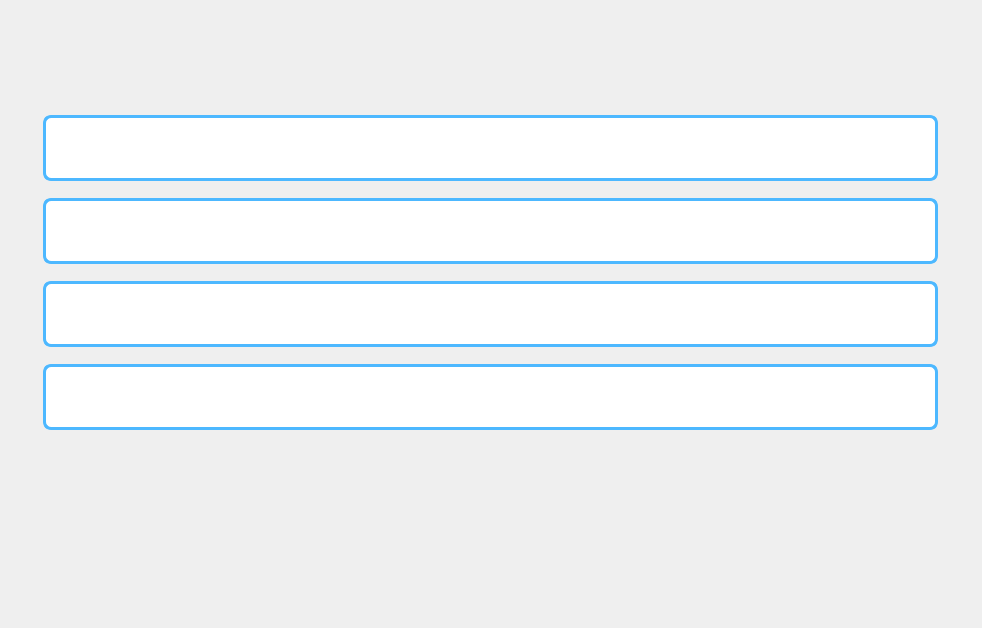
<?xml version="1.0" encoding="UTF-8"?>
<ui version="4.0">
 <class>StationAddWindow</class>
 <widget class="QWidget" name="StationAddWindow">
  <property name="geometry">
   <rect>
    <x>0</x>
    <y>0</y>
    <width>982</width>
    <height>628</height>
   </rect>
  </property>
  <property name="windowTitle">
   <string>Form</string>
  </property>
  <widget class="QLabel" name="label">
   <property name="geometry">
    <rect>
     <x>0</x>
     <y>0</y>
     <width>982</width>
     <height>628</height>
    </rect>
   </property>
   <property name="text">
    <string/>
   </property>
   <property name="pixmap">
    <pixmap resource="resources.qrc">:/addWindow.png</pixmap>
   </property>
  </widget>
  <widget class="QLineEdit" name="lineEdit_2">
   <property name="geometry">
    <rect>
     <x>43</x>
     <y>198</y>
     <width>895</width>
     <height>66</height>
    </rect>
   </property>
   <property name="styleSheet">
    <string notr="true">QLineEdit {
    border: 3px solid #4DB8FF;
    border-radius: 8px;
    gridline-color: #6D55FF;
    background-color: white;	
}

QHeaderView::section {
    background-color: #6D55FF;
    color: white;
    font-family: Karla;
    font-size: 14pt;
}
QHeaderView::section:horizontal {
    border: none; /* убираем горизонтальные линии разделителя */
}

QHeaderView::section:vertical {
    border: none; /* убираем вертикальные линии разделителя */
}

</string>
   </property>
  </widget>
  <widget class="QPushButton" name="pushButton_9">
   <property name="geometry">
    <rect>
     <x>371</x>
     <y>476</y>
     <width>240</width>
     <height>82</height>
    </rect>
   </property>
   <property name="styleSheet">
    <string notr="true">border-radius: 20px; </string>
   </property>
   <property name="text">
    <string/>
   </property>
   <property name="icon">
    <iconset resource="resources.qrc">
     <normaloff>:/appendAdminButton.png</normaloff>:/appendAdminButton.png</iconset>
   </property>
   <property name="iconSize">
    <size>
     <width>240</width>
     <height>82</height>
    </size>
   </property>
  </widget>
  <widget class="QLineEdit" name="lineEdit_3">
   <property name="geometry">
    <rect>
     <x>43</x>
     <y>281</y>
     <width>895</width>
     <height>66</height>
    </rect>
   </property>
   <property name="styleSheet">
    <string notr="true">QLineEdit {
    border: 3px solid #4DB8FF;
    border-radius: 8px;
    gridline-color: #6D55FF;
    background-color: white;	
}

QHeaderView::section {
    background-color: #6D55FF;
    color: white;
    font-family: Karla;
    font-size: 14pt;
}
QHeaderView::section:horizontal {
    border: none; /* убираем горизонтальные линии разделителя */
}

QHeaderView::section:vertical {
    border: none; /* убираем вертикальные линии разделителя */
}

</string>
   </property>
  </widget>
  <widget class="QPushButton" name="pushButton_2">
   <property name="geometry">
    <rect>
     <x>958</x>
     <y>14</y>
     <width>17</width>
     <height>17</height>
    </rect>
   </property>
   <property name="styleSheet">
    <string notr="true">border-radius: 20px; </string>
   </property>
   <property name="text">
    <string/>
   </property>
   <property name="icon">
    <iconset resource="resources.qrc">
     <normaloff>:/closeIcon.png</normaloff>:/closeIcon.png</iconset>
   </property>
   <property name="iconSize">
    <size>
     <width>17</width>
     <height>17</height>
    </size>
   </property>
  </widget>
  <widget class="QPushButton" name="pushButton_3">
   <property name="geometry">
    <rect>
     <x>934</x>
     <y>14</y>
     <width>17</width>
     <height>17</height>
    </rect>
   </property>
   <property name="styleSheet">
    <string notr="true">border-radius: 20px; </string>
   </property>
   <property name="text">
    <string/>
   </property>
   <property name="icon">
    <iconset resource="resources.qrc">
     <normaloff>:/swapIcon.png</normaloff>:/swapIcon.png</iconset>
   </property>
   <property name="iconSize">
    <size>
     <width>17</width>
     <height>17</height>
    </size>
   </property>
  </widget>
  <widget class="QLineEdit" name="lineEdit">
   <property name="geometry">
    <rect>
     <x>43</x>
     <y>115</y>
     <width>895</width>
     <height>66</height>
    </rect>
   </property>
   <property name="styleSheet">
    <string notr="true">QLineEdit {
    border: 3px solid #4DB8FF;
    border-radius: 8px;
    gridline-color: #6D55FF;
    background-color: white;	
}

QHeaderView::section {
    background-color: #6D55FF;
    color: white;
    font-family: Karla;
    font-size: 14pt;
}
QHeaderView::section:horizontal {
    border: none; /* убираем горизонтальные линии разделителя */
}

QHeaderView::section:vertical {
    border: none; /* убираем вертикальные линии разделителя */
}

</string>
   </property>
  </widget>
  <widget class="QLineEdit" name="lineEdit_4">
   <property name="geometry">
    <rect>
     <x>43</x>
     <y>364</y>
     <width>895</width>
     <height>66</height>
    </rect>
   </property>
   <property name="styleSheet">
    <string notr="true">QLineEdit {
    border: 3px solid #4DB8FF;
    border-radius: 8px;
    gridline-color: #6D55FF;
    background-color: white;	
}

QHeaderView::section {
    background-color: #6D55FF;
    color: white;
    font-family: Karla;
    font-size: 14pt;
}
QHeaderView::section:horizontal {
    border: none; /* убираем горизонтальные линии разделителя */
}

QHeaderView::section:vertical {
    border: none; /* убираем вертикальные линии разделителя */
}

</string>
   </property>
  </widget>
 </widget>
 <resources>
  <include location="resources.qrc"/>
 </resources>
 <connections/>
</ui>
